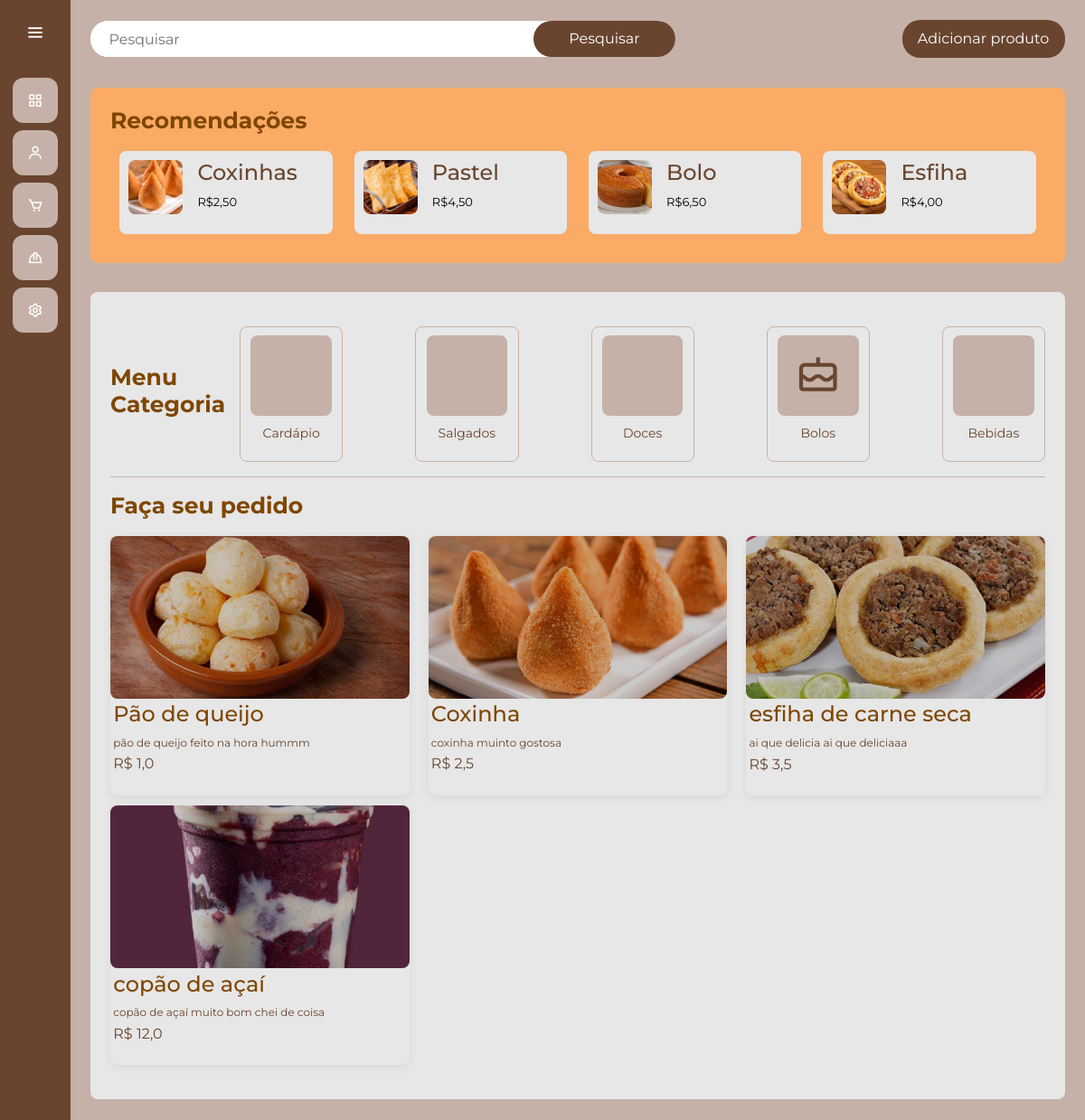
Before: /gerenciamento/ with the older database file.
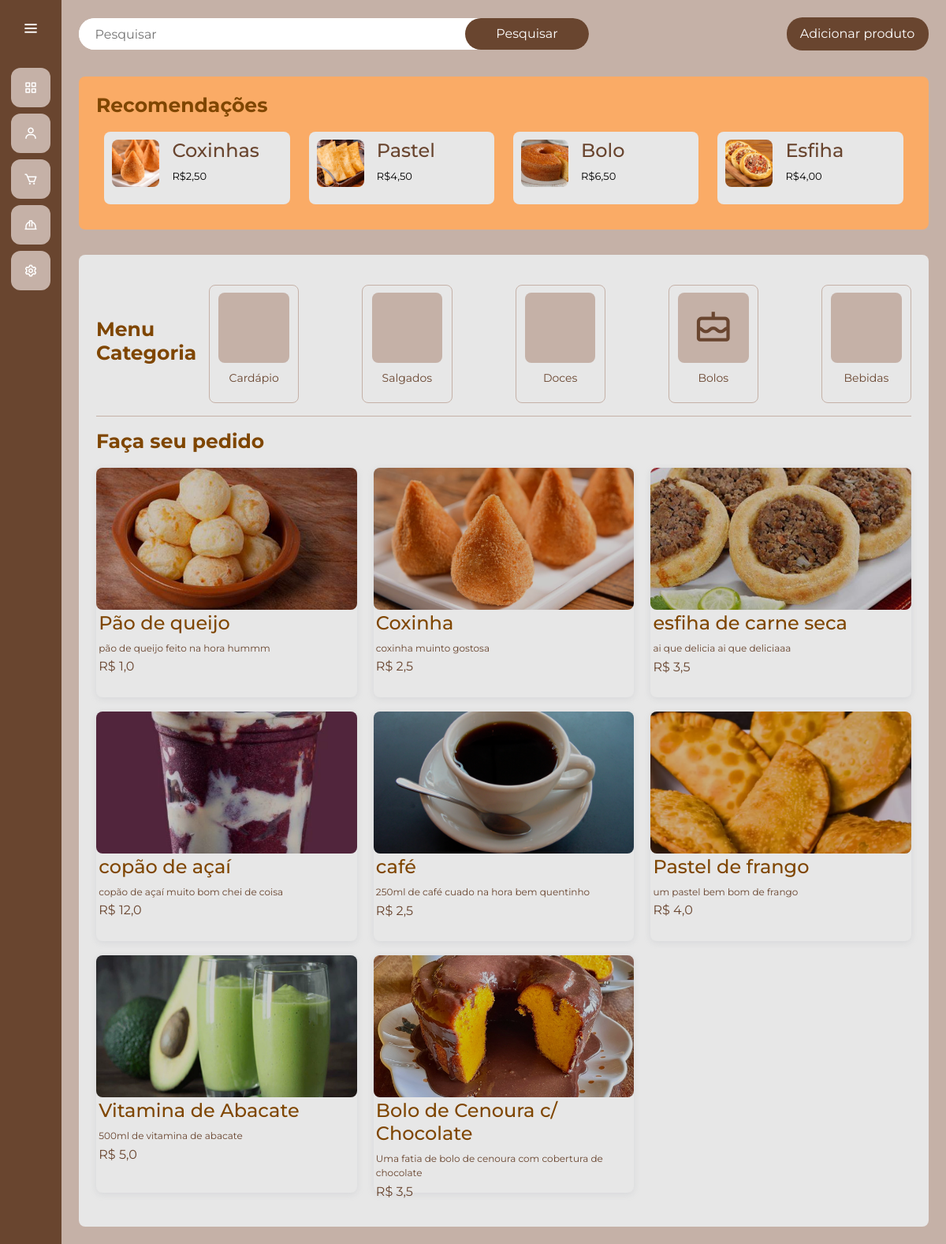
After: the same page with the newer database file.
### gerenciamento/models.py (models this page shows)
class Produto(models.Model):
    CATEGORIA_CHOICES = [
        ('doce', 'Doce'),
        ('salgado', 'Salgado'),
        ('bebida', 'Bebida'),
        ('bolo', 'Bolo')
    ]
    id_produto = models.AutoField(primary_key=True)
    nome_produto = models.CharField(max_length=255)
    descricao = models.CharField(max_length=255)
    preco = models.FloatField()
    ingredientes = models.ManyToManyField(Ingrediente, through='ProdutoIngrediente')
    categoria = models.CharField(max_length=15, choices=CATEGORIA_CHOICES, default='salgado')
    imagem = models.ImageField(upload_to='media/', null=True, blank=True)

### gerenciamento/views.py (the view)
# urls.py: path('', views.principalGerente, name='gerenciamento'),
def principalGerente(request):
    produtos_list = Produto.objects.all()
    return render(request, 'principalGerente.html', {'produtos': produtos_list})

### gerenciamento/templates/principalGerente.html (shortened to what this page needs)
{% extends "gerente.html" %}
{% load static %}
{% block 'head' %}
    <link rel="stylesheet" href="{% static 'usuarios/css/telaprincipal.css' %}">
    <link rel="stylesheet" href="{% static 'gerenciamento/css/gerenciamento.css' %}">
    <link href='https://unpkg.com/boxicons@2.1.4/css/boxicons.min.css' rel='stylesheet'>
{% endblock %}
{% block 'dashboard' %}
<body>
    <div class="main">
        <div class="main-navbar">
            <div class="search">
                <input type="text" placeholder="Pesquisar" name="Pesquisar">
                <button class="search-btn">Pesquisar</button>
            </div>
            <div class="add-produto" name="addProduto">
                <a href="{% url 'addProduto' %}">
                    <button class="add-btn">Adicionar produto</button>
                </a>
            </div>
        </div>
        <div class="main-highlight">
            <div class="main-header">
                <h2 class="main-title">Recomendações</h2>
            </div>
            <div class="highlight-wrapper">
                <div class="highlight-card">
                    <img class="highlight-img" src="{% static 'usuarios/img/destaque1.jpg' %}">
                    <div class="highlight-desc">
                        <h4>Coxinhas</h4>
                        <p>R$2,50</p>
                    </div>
                </div>
                <div class="highlight-card">
                    <img class="highlight-img" src="{% static 'usuarios/img/destaque2.png' %}">
                    <div class="highlight-desc">
                        <h4>Pastel</h4>
                        <p>R$4,50</p>
                    </div>
                </div>
                <div class="highlight-card">
                    <img class="highlight-img" src="{% static 'usuarios/img/destaque3.jpg' %}">
                    <div class="highlight-desc">
                        <h4>Bolo</h4>
                        <p>R$6,50</p>
                    </div>
                </div>
                <div class="highlight-card">
                    <img class="highlight-img" src="{% static 'usuarios/img/destaque4.jpg' %}">
                    <div class="highlight-desc">
                        <h4>Esfiha</h4>
                        <p>R$4,00</p>
                    </div>
                </div>
            </div>
        </div>
        <div class="main-menus">
            <div class="main-filter">
                <div>
                    <h2 class="main-title">Menu<br>Categoria</h2>
                </div>
                <div class="filter-wrapper">
                    <div class="filter-card">
                        <div class="filter-icon">
                        </div>
                        <p>Cardápio</p>
                    </div>
                    <div class="filter-card">
                        <div class="filter-icon">
                        </div>
                        <p>Salgados</p>
                    </div>
                    <div class="filter-card">
                        <div class="filter-icon">
                        </div>
                        <p>Doces</p>
                    </div>
                    <div class="filter-card">
                        <div class="filter-icon">
                            <i class='bx bx-cake'></i>
                        </div>
                        <p>Bolos</p>
                    </div>
                    <div class="filter-card">
                        <div class="filter-icon">
                        </div>
                        <p>Bebidas</p>
                    </div>
                </div>
            </div>
            <hr class="divider">
            <div class="main-detail">
                <h2 class="main-title">Faça seu pedido</h2>
                <div class="detail-wrapper">
                    {% for produto in produtos %}
                    <div class="detail-card produto-card" onclick="expandirProduto('{{ produto.nome_produto }}', '{{ produto.descricao }}', '{{ produto.preco }}', '{{ produto.imagem.url }}')">
                        <img class="detail-img" src="{{ produto.imagem.url }}" alt="{{ produto.nome_produto }}">
                        <div class="detail-desc">
                            <div class="detail-name">
                                <h4>{{produto.nome_produto}}</h4>
                                <p class="detail-sub">{{produto.descricao}}</p>
                                <p class="price">R$ {{produto.preco}}</p>
                            </div>
                        </div>
                    </div>
                    {% endfor %}
                </div>
            </div>
        </div>
    </div>
</body>
{% endblock %}

### templates/gerente.html (shortened to what this page needs)
{% load static %}
<!doctype html>
<html lang="pt-BR">
  <head>
    <link rel="stylesheet" href="https://cdn.jsdelivr.net/npm/bootstrap@4.6.1/dist/css/bootstrap.min.css">
    <link rel="stylesheet" href="{% static 'general/css/base.css' %}">
    <link rel="stylesheet" href="{% static 'general/css/general.css' %}">
    <link href='https://unpkg.com/boxicons@2.1.4/css/boxicons.min.css' rel='stylesheet'>
    {% block 'head' %}{% endblock %}
  </head>
  <body>
    <div class="sidebar">
        <div class="logo-details">
            <i class='bx bx-menu' id="btn" ></i>
        </div>
        <ul class="nav-list">
          <li>
            <a href="{% url 'principalGerente' %}">
              <i class='bx bx-grid-alt'></i>
            </a>
          </li>
          <li>
          <a href="{% url 'clientes' %}">
            <i class='bx bx-user' ></i>
          </a>
        </li>
        <li>
          <a href="{% url 'listaPedidos' %}">
            <i class='bx bx-cart'></i>
          </a>
        </li>
        <li>
          <a href="{% url 'funcionarios' %}">
            <i class='bx bx-hard-hat'></i>
          </a>
        </li>
        <li>
          <a href="{% url 'perfilGerente' %}">
            <i class='bx bx-cog' ></i>
          </a>
        </li>
        </ul>
      </div>
      <section class="home-section">
          {% block 'dashboard'%}
          {% endblock %}
      </section>
  </body>
</html>

### templates/static/general/css/base.css (style rules this page uses)
* { margin: 0; padding: 0; box-sizing: border-box; font-family: "Montserrat" , sans-serif; }
.sidebar { position: fixed; left: 0; top: 0; height: 100%; width: 78px; background: var(--dark-color); padding: 6px 14px; z-index: 99; transition: all 0.5s ease; }
.sidebar .logo-details { height: 60px; display: flex; align-items: center; position: relative; }
.sidebar .logo-details #btn { position: absolute; top: 50%; right: 0; transform: translateY(-50%); font-size: 22px; transition: all 0.4s ease; font-size: 23px; text-align: center; cursor: pointer; transition: all 0.5s ease; }
.sidebar i { color: #fff; height: 60px; min-width: 50px; font-size: 28px; text-align: center; line-height: 60px; }
.sidebar .nav-list { margin-top: 20px; height: 100%; }
.sidebar li { position: relative; margin: 8px 0; list-style: none; }
.sidebar li a { display: flex; height: 100%; width: 100%; border-radius: 12px; align-items: center; text-decoration: none; transition: all 0.4s ease; background: var(--main-color); }
.sidebar li i { height: 50px; line-height: 50px; font-size: 18px; border-radius: 12px; }
.home-section { position: relative; min-height: 100vh; top: 0; background: #E7E7E7; left: 78px; color: #7F4600; width: calc(100% - 78px); transition: all 0.5s ease; z-index: 2; }

### templates/static/general/css/general.css (style rules this page uses)
:root { --main-color: #c5b1a7; --dark-color: #69452F; --light-color: #E7E7E7; --contrast-color: #faab66; --differential-color: #4b280b; --red-color: #9E7047; }

### templates/static/gerenciamento/css/gerenciamento.css (style rules this page uses)
:root { --main-color: #c5b1a7; --dark-color: #69452F; --light-color: #E7E7E7; --contrast-color: #faab66; --differential-color: #4b280b; --red-color: #9E7047; }
.main-title { font-size: 25px; font-weight: 700; align-self: center; }

Changed rows visible on the page:
added Produto: imagem (picture), nome_produto "café", descricao "250ml de café cuado na hora bem quentinho", preco "2,5"
added Produto: imagem (picture), nome_produto "Pastel de frango", descricao "um pastel bem bom de frango", preco "4,0"
added Produto: imagem (picture), nome_produto "Vitamina de Abacate", descricao "500ml de vitamina de abacate", preco "5,0"
added Produto: imagem (picture), nome_produto "Bolo de Cenoura c/ Chocolate", descricao "Uma fatia de bolo de cenoura com cobertura de chocolate", preco "3,5"
